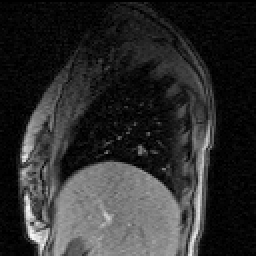
#> input picture cine_MR_1.png, 128 x 128 px (shown 2 times larger)
$ jupyter execute --allow-errors ip_3.ipynb
#> lines starting #> are read from the running program, lines starting #| are printed output that depends on the picture
### utils.py
"""
utility functions for use in the image registration exercises 1 for module MPHY0025 (IPMI)

Jamie McClelland
UCL
"""

import numpy as np
import matplotlib.pyplot as plt
plt.style.use('default')
import scipy.interpolate as scii

def dispImage(img, int_lims = []):
  """
 function to display a grey-scale image that is stored in 'standard
 orientation' with y-axis on the 2nd dimension and 0 at the bottom

 SYNTAX:
   dispImage(img)
   dispImage(img, int_lims)

 INPUTS:
   img - image to be displayed
   int_lims - the intensity limits to use when displaying the image
       int_lims(1) = min intensity to display
       int_lims(2) = max intensity to display
       default = [np.nanmin(img), np.nanmax(img)]
  """

  #check if intensity limits have been provided, and if not set to min and
  #max of image
  if not int_lims:
    int_lims = [np.nanmin(img), np.nanmax(img)]
    #check if min and max are same (i.e. all values in img are equal)
    if int_lims[0] == int_lims[1]:
      #add one to int_lims(2) and subtract one from int_lims(1), so that
      #int_lims(2) is larger than int_lims(1) as required by imagesc
      #function
      int_lims[0] -= 1
      int_lims[1] += 1

  # take transpose of image to switch x and y dimensions and display with
  # first pixel having coordinates 0,0
  img = img.T
  plt.gca().clear()
  plt.imshow(img, cmap = 'gray', vmin = int_lims[0], vmax = int_lims[1], origin='lower')

  #set axis to be scaled equally (assumes isotropic pixel dimensions), tight
  #around the image
  plt.axis('image')
  plt.tight_layout()

# [121 lines left out: functions defFieldFromAffineMatrix, resampImageWithDefField, resampImageWithDefFieldPushInterp, not called in this run]

### demonsReg.py
"""
function to peform a registration between two 2D images using the demons  algorithm

provided for use in image registration exercises 3 for module MPHY0025 (IPMI)

Jamie McClelland
UCL
"""

import matplotlib.pyplot as plt
import numpy as np
from skimage.transform import rescale, resize
from scipy.ndimage.filters import gaussian_filter
from utils3 import dispImage, resampImageWithDefField, calcMSD, dispDefField

def demonsReg(source, target, sigma_elastic=1, sigma_fluid=1, num_lev=3, use_composition=False,
              use_target_grad=False, max_it=1000, check_MSD=True, disp_freq=5, disp_spacing=2,
              scale_update_for_display=10, disp_method_df='grid', disp_method_up='arrows'):
  """
  SYNTAX:
    demonsReg(source, target)
    demonsReg(source, target, ..., variable=value, ...)
    warped_image = demonsReg(...)
    warped_image, def_field = demonsReg(...)

  DESCRIPTION:
    Perform a registration between the 2D source image and the 2D target
  image using the demons algorithm. The source image is warped (resampled)
  into the space of the target image.

    The final warped image and deformation field can be returned as outputs
  from the function.

    There are a number of optional parameters which affect the registration
  or how the results are displayed, which are explained below. These can be
  speficied using variable=value inputs.
  The default values are given after the parameter name
    sigma_elastic = 1
    sigma_fluid = 1
        the amount of elastic and fluid regularistion to apply. these values
        specify the standard deviation of the Gaussian used to smooth the
        update (fluid) or displacement field (elastic). a value of 0 means no
        smoothing is applied.
    num_lev = 3
        the number of levels to use in the multi-resolution scheme
    use_composition = false
        specifies whether the registration is performed using the classical
        demons algorithm, where the updates are added to the current
        transformation, or using the diffeomorphic demons algorithm, where
        the updates are composed with the current transformation. Set
        use_composition to true to compose the updates, or to false to add
        the updates.
    use_target_grad = false
        logical (true/false) value indicating whether the target image
        gradient or warped image gradient is used when calculating the
        demons forces.
    max_it = 1000
        the maximum number of iterations to perform.
    check_MSD = true
        logical value indicating if the Mean Squared Difference (MSD)
        should be checked for improvement at each iteration. If true, the
        MSD will be evaluated at each iteration, and if there is no
        improvement since the previous iteration the registration will move
        to the next resolution level or finish if it is on the final level.
    disp_freq = 5
        the frequency with which to update the displayed images. the images
        will be updated every disp_freq iterations. If disp_freq is set to
        0 the images will not be updated during the registration
    disp_spacing = 2
        the spacing between the grid lines or arrows when displaying the
        deformation field and update.
    scale_update_for_display = 10
        the factor used to scale the update field for displaying
    disp_method_df = 'grid'
        the display method for the deformation field.
        can be 'grid' or 'arrows'
    disp_method_up = 'arrows'
        the display method for the update. can be 'grid' or 'arrows'
  """

  # make copies of full resolution images
  source_full = source;
  target_full = target;

  # loop over resolution levels
  for lev in range(1, num_lev + 1):

    # resample images if not final level
    if lev != num_lev:
      resamp_factor = np.power(2, num_lev - lev)
      target = rescale(target_full, 1.0 / resamp_factor, mode='edge', order=3, anti_aliasing=True)
      source = rescale(source_full, 1.0 / resamp_factor, mode='edge', order=3, anti_aliasing=True)
    else:
      target = target_full
      source = source_full

    # if first level initialise def_field and disp_field
    if lev == 1:
      [X, Y] = np.mgrid[0:target.shape[0], 0:target.shape[1]]
      def_field = np.zeros((X.shape[0], X.shape[1], 2))
      def_field[:, :, 0] = X
      def_field[:, :, 1] = Y
      disp_field_x = np.zeros(target.shape)
      disp_field_y = np.zeros(target.shape)
    else:
      # otherwise upsample disp_field from previous level
      disp_field_x = 2 * resize(disp_field_x, (target.shape[0], target.shape[1]), mode='edge', order=3)
      disp_field_y = 2 * resize(disp_field_y, (target.shape[0], target.shape[1]), mode='edge', order=3)
      # recalculate def_field for this level from disp_field
      X, Y = np.mgrid[0:target.shape[0], 0:target.shape[1]]
      def_field = np.zeros((X.shape[0], X.shape[1], 2))  # clear def_field from previous level
      def_field[:, :, 0] = X + disp_field_x
      def_field[:, :, 1] = Y + disp_field_y

    #initialise updates
    update_x = np.zeros(target.shape)
    update_y = np.zeros(target.shape)
    update_def_field = np.zeros(def_field.shape)

    # calculate the transformed image at the start of this level
    warped_image = resampImageWithDefField(source, def_field)

    # store the current def_field and MSD value to check for improvements at
    # end of iteration
    def_field_prev = def_field.copy()
    prev_MSD = calcMSD(target, warped_image)

    # if target image gradient is being used this can be calculated now as it will
    # not change during the registration
    if use_target_grad:
      [img_grad_x, img_grad_y] = np.gradient(target)

    # DISPLAY RESULTS
    # figure 1 - source image (does not change during registration)
    # figure 2 - target image (does not change during registration)
    # figure 3 - source image transformed by current deformation field
    # figure 4 - deformation field
    # figure 5 - update
    plt.figure(1)
    plt.clf()
    dispImage(source)
    plt.pause(0.05)
    plt.figure(2)
    plt.clf()
    dispImage(target)
    plt.pause(0.05)
    plt.figure(3)
    plt.clf()
    dispImage(warped_image)
    x_lims = plt.xlim()
    y_lims = plt.ylim()
    plt.pause(0.05)
    plt.figure(4)
    plt.clf()
    dispDefField(def_field, spacing=disp_spacing, plot_type=disp_method_df)
    plt.xlim(x_lims)
    plt.ylim(y_lims)
    plt.pause(0.05)
    plt.figure(5)
    plt.clf()
    up_field_to_display = scale_update_for_display * np.dstack((update_x, update_y))
    up_field_to_display += np.dstack((X, Y))
    dispDefField(up_field_to_display, spacing=disp_spacing, plot_type=disp_method_up)
    plt.xlim(x_lims)
    plt.ylim(y_lims)
    plt.pause(0.05)

    # if first level pause so user can position figure
    if lev == 1:
      input('position the figures as desired and then push enter to run the registration')

    # main iterative loop - repeat until max number of iterations reached
    for it in range(max_it):

      # calculate update from demons forces
      #
      # if the warped image gradient is used (instead of the target image gradient)
      # this needs to be calculated
      if not use_target_grad:
        [img_grad_x, img_grad_y] = np.gradient(warped_image)

      # calculate difference image
      diff = target - warped_image
      # calculate denominator of demons forces
      denom = np.power(img_grad_x, 2) + np.power(img_grad_y, 2) + np.power(diff, 2)
      # calculate x and y components of numerator of demons forces
      numer_x = diff * img_grad_x
      numer_y = diff * img_grad_y
      # calculate the x and y components of the update
      #denom[denom < 0.01] = np.nan
      update_x = numer_x / denom
      update_y = numer_y / denom

      # set nan values to 0
      update_x[np.isnan(update_x)] = 0
      update_y[np.isnan(update_y)] = 0

      # if fluid like regularisation used smooth the update
      if sigma_fluid > 0:
        update_x = gaussian_filter(update_x, sigma_fluid, mode='nearest')
        update_y = gaussian_filter(update_y, sigma_fluid, mode='nearest')

      # update displacement field using addition (original demons) or
      # composition (diffeomorphic demons)
      if use_composition:
        # compose update with current transformation - this is done by
        # transforming (resampling) the current transformation using the
        # update. we can use the same function as used for resampling
        # images, and treat each component of the current deformation
        # field as an image
        # the update is a displacement field, but to resample an image
        # we need a deformation field, so need to calculate deformation
        # field corresponding to update.
        update_def_field[:, :, 0] = update_x + X
        update_def_field[:, :, 1] = update_y + Y
        # use this to resample the current deformation field, storing
        # the result in the same variable, i.e. we overwrite/update the
        # current deformation field with the composed transformation
        def_field = resampImageWithDefField(def_field, update_def_field)
        # calculate the displacement field from the composed deformation field
        disp_field_x = def_field[:, :, 0] - X
        disp_field_y = def_field[:, :, 1] - Y
        # replace nans in disp field with 0s
        disp_field_x[np.isnan(disp_field_x)] = 0
        disp_field_y[np.isnan(disp_field_y)] = 0
      else:
        # add the update to the current displacement field
        disp_field_x = disp_field_x + update_x
        disp_field_y = disp_field_y + update_y


      # if elastic like regularisation used smooth the displacement field
      if sigma_elastic > 0:
        disp_field_x = gaussian_filter(disp_field_x, sigma_elastic, mode='nearest')
        disp_field_y = gaussian_filter(disp_field_y, sigma_elastic, mode='nearest')

      # update deformation field from disp field
      def_field[:, :, 0] = disp_field_x + X
      def_field[:, :, 1] = disp_field_y + Y

      # transform the image using the updated deformation field
      warped_image = resampImageWithDefField(source, def_field)

      # update images if required for this iteration
      if disp_freq > 0 and it % disp_freq == 0:
        plt.figure(3)
        dispImage(warped_image)
        plt.pause(0.05)
        plt.figure(4)
        plt.clf()
        dispDefField(def_field, spacing=disp_spacing, plot_type=disp_method_df)
        plt.xlim(x_lims)
        plt.ylim(y_lims)
        plt.pause(0.05)
        plt.figure(5)
        plt.clf()
        up_field_to_display = scale_update_for_display * np.dstack((update_x, update_y))
        up_field_to_display += np.dstack((X, Y))
        dispDefField(up_field_to_display, spacing=disp_spacing, plot_type=disp_method_up)
        plt.xlim(x_lims)
        plt.ylim(y_lims)
        plt.pause(0.05)

      # calculate MSD between target and warped image
      MSD = calcMSD(target, warped_image)

      # display numerical results
      print('Level {0:d}, Iteration {1:d}: MSD = {2:f}\n'.format(lev, it, MSD))

      # check for improvement in MSD if required
      if check_MSD and MSD >= prev_MSD:
        # restore previous results and finish level
        def_field = def_field_prev
        warped_image = resampImageWithDefField(source, def_field)
        print('No improvement in MSD')
        break

      # update previous values of def_field and MSD
      def_field_prev = def_field.copy()
      prev_MSD = MSD.copy()

  # display the final results
  plt.figure(3)
  dispImage(warped_image)
  plt.figure(4)
  plt.clf()
  dispDefField(def_field, spacing=disp_spacing, plot_type=disp_method_df)
  plt.xlim(x_lims)
  plt.ylim(y_lims)
  plt.figure(5)
  plt.clf()
  up_field_to_display = scale_update_for_display * np.dstack((update_x, update_y))
  up_field_to_display += np.dstack((X, Y))
  dispDefField(up_field_to_display, spacing=disp_spacing, plot_type=disp_method_up)
  plt.xlim(x_lims)
  plt.ylim(y_lims)

  # return the transformed image and the deformation field
  return warped_image, def_field

### ip_3.ipynb
[cell 1]
import skimage.io
import numpy as np
import matplotlib.pyplot as plt

[cell 2]
cine_MR_1 = skimage.io.imread('cine_MR_1.png')
#> cine_MR_1 is the input picture: shape (128, 128); min 0, max 247, mean 45.4
cine_MR_2 = skimage.io.imread('cine_MR_2.png')
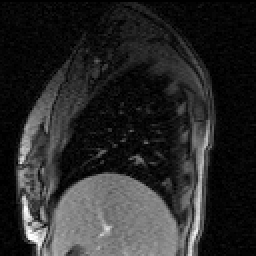
#> input picture cine_MR_2.png, 128 x 128 px (shown 2 times larger)
#> cine_MR_2 is the input picture: shape (128, 128); min 0, max 255, mean 41.3
cine_MR_3 = skimage.io.imread('cine_MR_3.png')
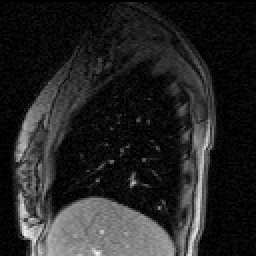
#> input picture cine_MR_3.png, 128 x 128 px (shown 2 times larger)
#> cine_MR_3 is the input picture: shape (128, 128); min 0, max 243, mean 36.8

[cell 3]
# Dislay the images
plt.figure()
plt.imshow(cine_MR_1, cmap = 'gray')
plt.figure()
plt.imshow(cine_MR_2, cmap = 'gray')
plt.figure()
plt.imshow(cine_MR_3, cmap = 'gray')

[cell 4]
type(cine_MR_1)

[cell 5]
# Convert to double precision and flip
cine_MR_1 = np.double(cine_MR_1)
cine_MR_1 = np.flip(cine_MR_1.T, axis=1)
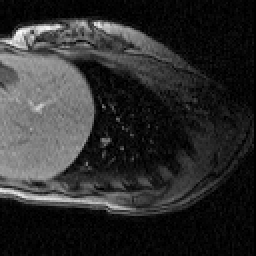
#> cine_MR_1: shape (128, 128) float64 (shown 2 times larger); min 0, max 247, mean 45.4

cine_MR_2 = np.double(cine_MR_2)
cine_MR_2 = np.flip(cine_MR_2.T, axis=1)
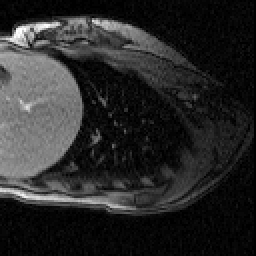
#> cine_MR_2: shape (128, 128) float64 (shown 2 times larger); min 0, max 255, mean 41.3

cine_MR_3 = np.double(cine_MR_3)
cine_MR_3 = np.flip(cine_MR_3.T, axis=1)
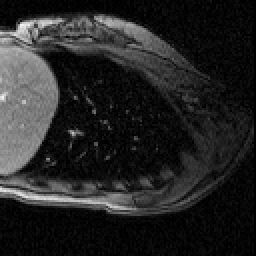
#> cine_MR_3: shape (128, 128) float64 (shown 2 times larger); min 0, max 243, mean 36.8

[cell 6]
from utils import dispImage
dispImage(cine_MR_3)
#> in dispImage, `int_lims = [np.nanmin(img), np.nanmax(img)]`: int_lims = [0, 243]
#> in dispImage, `img = img.T`:
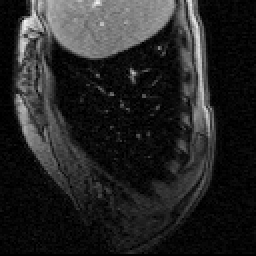
#> img: shape (128, 128) float64 (shown 2 times larger); min 0, max 243, mean 36.8

[cell 7]
cine_MR_1.dtype

[cell 8]
diff_1 = cine_MR_1 - cine_MR_2
diff_2 = cine_MR_1 - cine_MR_3
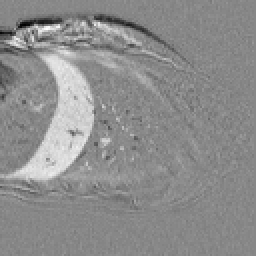
#> diff_2: shape (128, 128) float64 (shown 2 times larger); min -209, max 183, mean 8.5; drawn with min black and max white

plt.figure()
plt.imshow(diff_1, cmap = 'gray')
plt.figure()
plt.imshow(diff_2, cmap = 'gray')

[cell 9]
from demonsReg import demonsReg
demonsReg(source = cine_MR_1, target = cine_MR_2)
#> after the loop in demonsReg, `for lev in range(1, num_lev + 1):`: disp_field_x: shape (32, 32) float64; every value is 0
#> (the call stopped at in demonsReg, `warped_image = resampImageWithDefField(source, def_field)`: utils3 is not available in this run)

[cell 10]
from demonsReg import demonsReg
demonsReg(source = cine_MR_1, target = cine_MR_2, sigma_fluid=0)
#> the loop in demonsReg, `for lev in range(1, num_lev + 1):` made 1 pass
#> pass 1, in demonsReg (call 2), `[X, Y] = np.mgrid[0:target.shape[0], 0:target.shape[1]]`:
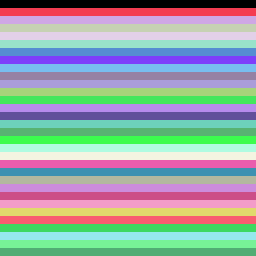
#> X: shape (32, 32) int64 (shown 8 times larger); 32 distinct labels, from 0 to 31; one colour per label, 0 black
#> (the call stopped at in demonsReg, `warped_image = resampImageWithDefField(source, def_field)`: utils3 is not available in this run)

#> (a cell that did not finish here is left out)

[cell 12]
from demonsReg import demonsReg
#> (the rest of this cell did not finish here and is left out)

#> the loop in demonsReg, `for lev in range(1, num_lev + 1):` made 1 pass
#> pass 1, in demonsReg (call 3), `[X, Y] = np.mgrid[0:target.shape[0], 0:target.shape[1]]`:
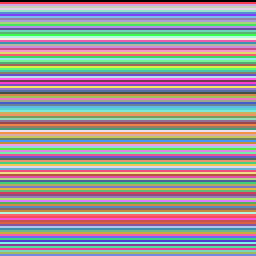
#> X: shape (128, 128) int64 (shown 2 times larger); 128 distinct labels, from 0 to 127; one colour per label, 0 black
#> pass 1, in demonsReg (call 3), `[X, Y] = np.mgrid[0:target.shape[0], 0:target.shape[1]]`:
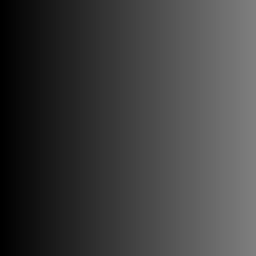
#> Y: shape (128, 128) int64 (shown 2 times larger); min 0, max 127, mean 63.5
#> after the loop in demonsReg, `for lev in range(1, num_lev + 1):`: disp_field_x: shape (128, 128) float64; every value is 0
